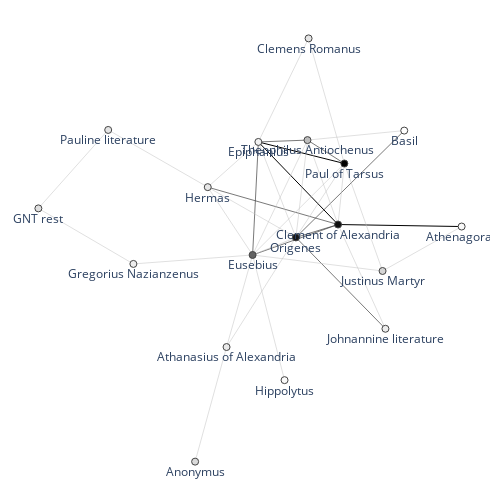

Write notebook code for a chart like this one.
### Code cell
textnet.draw_2d_network(G)

### Figure 1 — Plotly figure (JSON) as saved in the notebook; plotly's stock layout.template omitted (floating-point values rounded to 4 significant figures)
{"data": [{"line": {"color": "#000000", "width": 1}, "mode": "lines", "type": "scatter", "x": [0.2982, -0.06659, null, 0.2714, 0.7958, null, 0.2714, -0.06659, null], "y": [0.2655, 0.352, null, 0.02103, 0.01297, null, 0.02103, 0.352, null]}, {"line": {"color": "#404040", "width": 0.7}, "mode": "lines", "type": "scatter", "x": [0.2982, 0.1417, null, 0.2714, -0.2813, null, 0.2714, 0.09262, null, 0.2714, -0.09106, null, 0.09262, 0.4726, null, 0.09262, 0.5523, null, 0.1417, -0.06659, null, -0.09106, -0.06659, null], "y": [0.2655, 0.3593, null, 0.02103, 0.1708, null, 0.02103, -0.03058, null, 0.02103, -0.101, null, -0.03058, -0.3967, null, -0.03058, 0.3974, null, 0.3593, 0.352, null, -0.101, 0.352, null]}, {"line": {"color": "#C0C0C0", "width": 0.5}, "mode": "lines", "type": "scatter", "x": [0.2982, 0.1465, null, 0.2982, 0.4604, null, 0.2982, 0.2714, null, 0.2982, 0.09262, null, 0.2982, -0.09106, null, 0.1465, -0.06659, null, 0.4604, 0.7958, null, 0.4604, -0.09106, null, 0.2714, 0.1417, null, 0.2714, 0.4726, null, 0.09262, -0.2813, null, 0.09262, 0.1417, null, 0.09262, -0.09106, null, 0.09262, -0.2016, null, 0.09262, -0.06659, null, 0.1417, -0.09106, null, 0.1417, 0.5523, null, -0.09106, -0.2813, null, -0.09106, -0.2016, null, -0.09106, -0.5968, null, -0.09106, 0.04454, null, -0.06659, -0.2813, null, -0.2813, -0.7037, null, -0.7037, -1, null, -1, -0.5968, null, -0.335, -0.2016, null], "y": [0.2655, 0.7669, null, 0.2655, -0.1651, null, 0.2655, 0.02103, null, 0.2655, -0.03058, null, 0.2655, -0.101, null, 0.7669, 0.352, null, -0.1651, 0.01297, null, -0.1651, -0.101, null, 0.02103, 0.3593, null, 0.02103, -0.3967, null, -0.03058, 0.1708, null, -0.03058, 0.3593, null, -0.03058, -0.101, null, -0.03058, -0.4698, null, -0.03058, 0.352, null, 0.3593, -0.101, null, 0.3593, 0.3974, null, -0.101, 0.1708, null, -0.101, -0.4698, null, -0.101, -0.1368, null, -0.101, -0.6025, null, 0.352, 0.1708, null, 0.1708, 0.4, null, 0.4, 0.08574, null, 0.08574, -0.1368, null, -0.929, -0.4698, null]}, {"hoverinfo": "text", "hovertext": ["7", "2", "3", "8", "9", "6", "10", "7", "5", "2", "2", "1", "3", "2", "2", "2", "2", "1"], "marker": {"color": [120, 26, 36, 114, 111, 48, 84, 17, 25, 27, 30, 33, 24, 21, 11, 21, 5, 10], "colorbar": {"thickness": 15, "title": {"side": "right", "text": "degree"}, "xanchor": "left"}, "colorscale": [[0, "rgb(255,255,255)"], [0.125, "rgb(240,240,240)"], [0.25, "rgb(217,217,217)"], [0.375, "rgb(189,189,189)"], [0.5, "rgb(150,150,150)"], [0.625, "rgb(115,115,115)"], [0.75, "rgb(82,82,82)"], [0.875, "rgb(37,37,37)"], [1, "rgb(0,0,0)"]], "line": {"width": 1}, "showscale": false, "size": 7}, "mode": "markers+text", "text": ["Paul of Tarsus", "Clemens Romanus", "Justinus Martyr", "Clement of Alexandria", "Origenes", "Theophilus Antiochenus", "Eusebius", "Epiphanius", "Hermas", "Pauline literature", "GNT rest", "Anonymus", "Athanasius of Alexandria", "Gregorius Nazianzenus", "Athenagoras", "Johnannine literature", "Basil", "Hippolytus"], "textposition": "bottom center", "type": "scatter", "x": [0.2982, 0.1465, 0.4604, 0.2714, 0.09262, 0.1417, -0.09106, -0.06659, -0.2813, -0.7037, -1, -0.335, -0.2016, -0.5968, 0.7958, 0.4726, 0.5523, 0.04454], "y": [0.2655, 0.7669, -0.1651, 0.02103, -0.03058, 0.3593, -0.101, 0.352, 0.1708, 0.4, 0.08574, -0.929, -0.4698, -0.1368, 0.01297, -0.3967, 0.3974, -0.6025]}, {"hoverinfo": "text", "marker": {"opacity": 0}, "mode": "markers", "opacity": 0, "text": ["2", "2", "2", "2", "3", "2", "5", "2", "2", "2", "3", "4", "3", "2", "3", "2", "4", "2", "2", "2", "3", "2", "2", "3", "2", "3", "2", "2", "2", "3", "2", "2", "2", "2", "2", "2", "2"], "type": "scatter", "x": [0.2223, 0.3793, 0.2848, 0.1954, 0.22, 0.1036, 0.1158, 0.03994, 0.6281, 0.1847, -0.00495, 0.5336, 0.182, 0.2066, 0.09019, 0.372, 0.1024, -0.09436, 0.1172, 0.0007774, 0.2826, -0.05447, 0.01301, 0.3225, 0.02533, 0.03757, 0.347, -0.1862, -0.1463, -0.07883, -0.3439, -0.02326, -0.174, -0.4925, -0.8519, -0.7984, -0.2683], "y": [0.5162, 0.05017, 0.1433, 0.1174, 0.3124, 0.08224, 0.3087, 0.5594, -0.07608, -0.1331, 0.09593, 0.017, -0.004778, 0.1902, -0.03998, -0.1878, 0.1865, 0.07013, 0.1644, -0.06579, -0.2136, -0.2502, 0.1607, 0.1834, 0.1292, 0.3556, 0.3784, 0.03492, -0.2854, 0.1255, -0.1189, -0.3518, 0.2614, 0.2854, 0.2429, -0.02555, -0.6994]}], "layout": {"autosize": false, "height": 500, "hovermode": "closest", "margin": {"b": 10, "l": 10, "r": 10, "t": 10}, "plot_bgcolor": "rgba(0,0,0,0)", "showlegend": false, "title": {"font": {"size": 16}}, "width": 500, "xaxis": {"showgrid": false, "showticklabels": false, "zeroline": false}, "yaxis": {"showgrid": false, "showticklabels": false, "zeroline": false}}}
